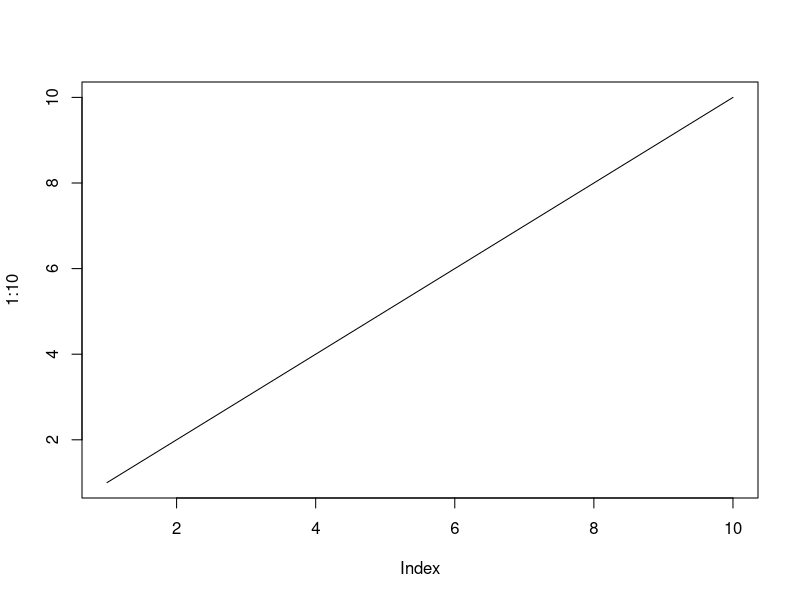
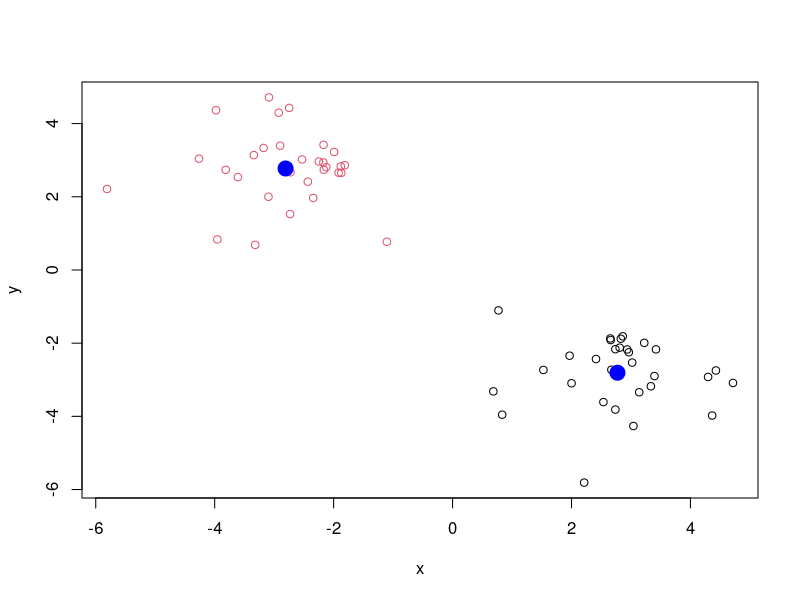
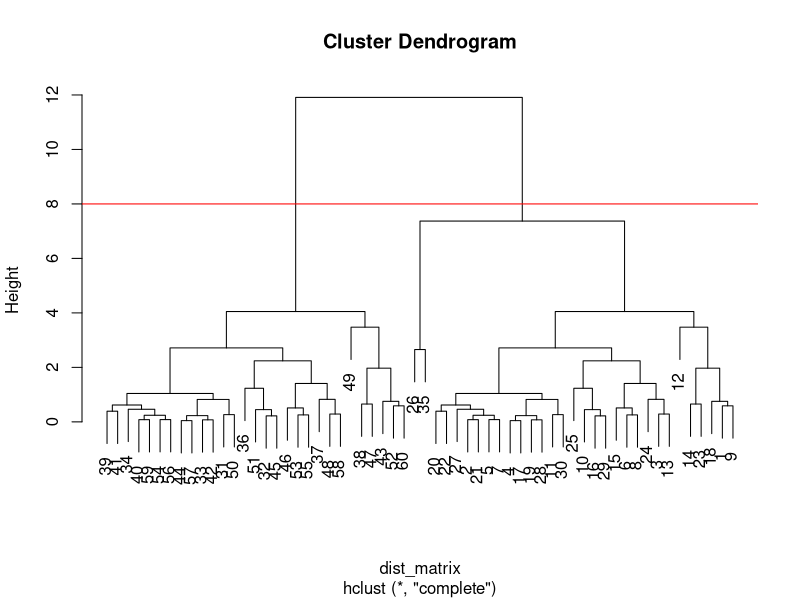
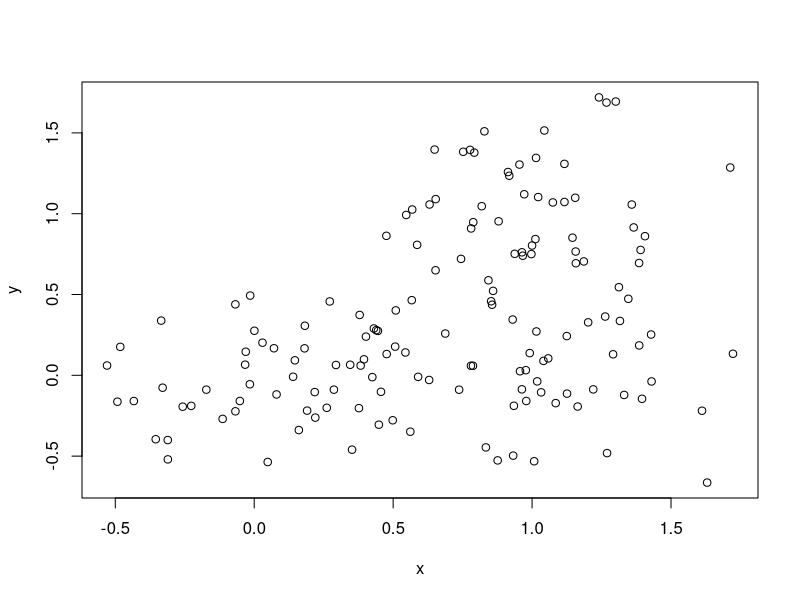
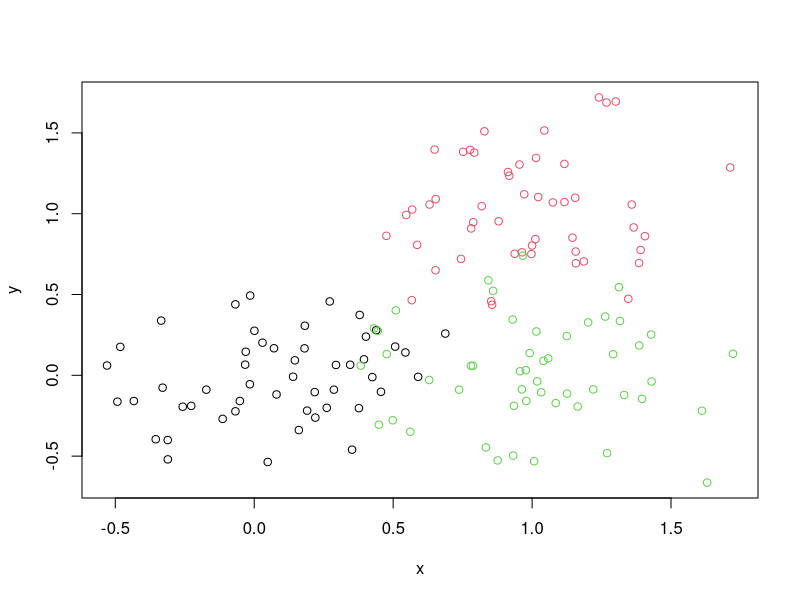
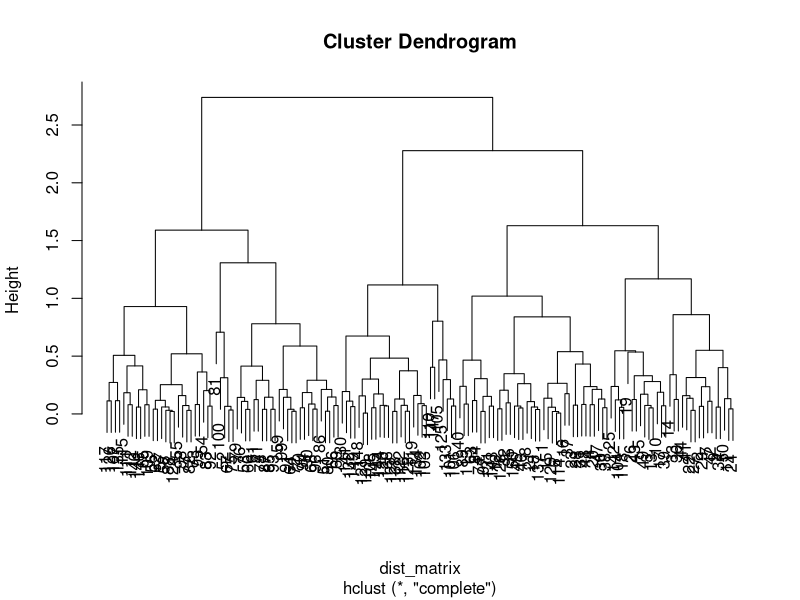
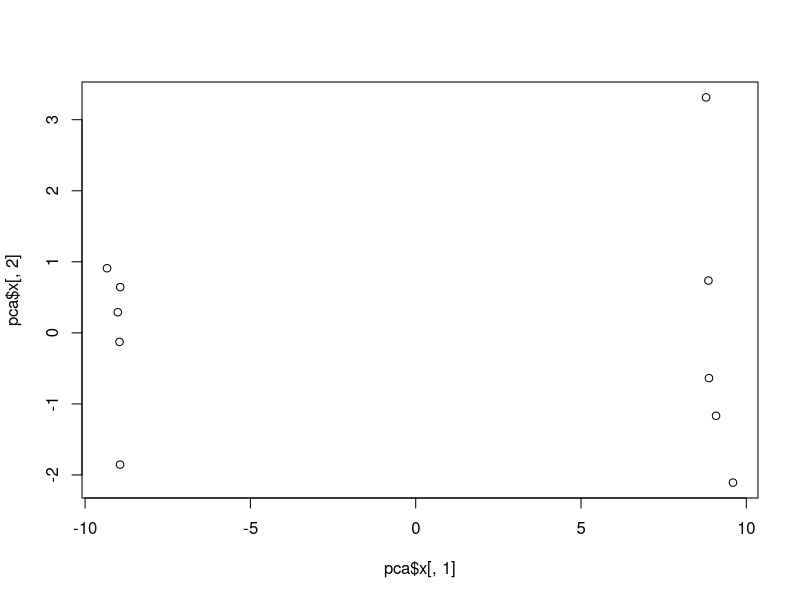

Write the R code that produced these figures, in order.
## ---- chunk 1
knitr::opts_chunk$set(echo = TRUE)
## ---- chunk 2
#ex plot
plot(1:10,type="l")
## ---- chunk 3
tmp <- c(rnorm(30,-3), rnorm(30,3))
x <- cbind(x=tmp, y=rev(tmp))
k <- kmeans(x, centers=2, nstart=20)
k
## ---- chunk 4
k$size
## ---- chunk 5
k$cluster
table(k$cluster)
k$centers
## ---- chunk 6
plot(x,col=k$cluster)
points(k$centers, col="blue",pch=20,cex=3)
## ---- chunk 7
k3 <- kmeans(x, centers=3, nstart=20)
k3
k3$totss
k$totss
k3$tot.withinss
k$tot.withinss
## ---- chunk 8
# First we need to calculate point (dis)similarity
#   as the Euclidean distance between observations
dist_matrix <- dist(x) 
# The hclust() function returns a hierarchical 
#  clustering model
hc <- hclust(d = dist_matrix)
#hclust needs distance matrix imput
# the print method is not so useful here
hc  
#try plot
plot(hc)
abline(h=8,col="red")
cutree(hc, h=8)
cutree(hc,k=2)
## ---- chunk 9
x <- rbind(
matrix(rnorm(100, mean=0, sd = 0.3),ncol=2),#c1
matrix(rnorm(100, mean = 1, sd=0.3),ncol=2),#c2
matrix(c(rnorm(50, mean = 1, sd = 0.3), #c3 
         rnorm(50, mean = 0, sd =0.3)),ncol=2))
colnames(x) <- c("x", "y")
plot(x)
col <- as.factor( rep(c("c1","c2","c3"), each=50) ) 
plot(x, col=col)
## ---- chunk 10
dist_matrix <- dist(x) 
hc <- hclust(d = dist_matrix)
plot(hc)
#return 2
hc2 <- cutree(hc, k=2)
hc2
#return 3
hc3 <- cutree(hc, k=3)
hc3

table(hc2)
table(hc3)
table(hc2,col)
table(hc3,col)
## ---- chunk 11
 
## Initialize a blank 100 row by 10 column matrix 
## Initialize a blank 100 row by 10 column matrix 
mydata <- matrix(nrow=100, ncol=10) 
## Lets label the rows gene1, gene2 etc. to gene100 
rownames(mydata) <- paste("gene",  1:100, sep="") 
## Lets label the first 5 columns wt1, wt2, wt3, wt4 and wt5 
##   and the last 5 ko1, ko2 etc. to ko5 (for "knock-out")  
colnames(mydata) <- c( paste("wt", 1:5, sep=""), paste("ko", 1:5, sep="") ) 
## Fill in some fake read counts 
for(i in 1:nrow(mydata)) { 
  wt.values <- rpois(5, lambda=sample
(x=10:1000, size=1)) 
  ko.values <- rpois(5, lambda=sample
(x=10:1000, size=1)) 
  mydata[i,] <- c(wt.values, ko.values) 
} 
head(mydata)
## ---- chunk 12
head(t(mydata))
## ---- chunk 13
## lets do PCA 
pca <- prcomp(t(mydata), scale=TRUE) 
## See what is returned by the prcomp() function 
attributes(pca) 
## ---- chunk 14
## lets do PCA 
pca <- prcomp(t(mydata), scale=TRUE) 
## A basic PC1 vs PC2 2-D plot 
plot(pca$x[,1], pca$x[,2]) 
## Precent variance is often more informative to look at 
pca.var <- pca$sdev^2 
pca.var.per <-round(pca.var/sum(pca.var)*100,1) 
pca.var.per
